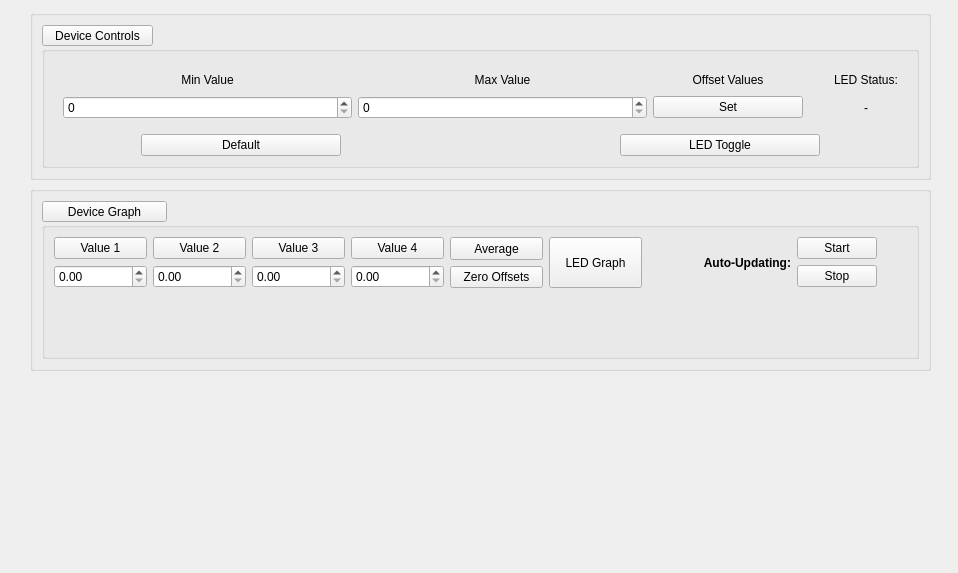
<?xml version="1.0" encoding="UTF-8"?>
<ui version="4.0">
 <class>Form</class>
 <widget class="QWidget" name="Form">
  <property name="enabled">
   <bool>true</bool>
  </property>
  <property name="geometry">
   <rect>
    <x>0</x>
    <y>0</y>
    <width>958</width>
    <height>573</height>
   </rect>
  </property>
  <property name="minimumSize">
   <size>
    <width>0</width>
    <height>0</height>
   </size>
  </property>
  <property name="font">
   <font>
    <underline>false</underline>
   </font>
  </property>
  <property name="windowTitle">
   <string>Form</string>
  </property>
  <widget class="QWidget" name="verticalLayoutWidget">
   <property name="geometry">
    <rect>
     <x>30</x>
     <y>10</y>
     <width>901</width>
     <height>551</height>
    </rect>
   </property>
   <layout class="QGridLayout" name="gridLayout_2">
    <property name="sizeConstraint">
     <enum>QLayout::SetDefaultConstraint</enum>
    </property>
    <item row="5" column="0">
     <widget class="QWidget" name="push_widg" native="true">
      <property name="sizePolicy">
       <sizepolicy hsizetype="Preferred" vsizetype="MinimumExpanding">
        <horstretch>0</horstretch>
        <verstretch>0</verstretch>
       </sizepolicy>
      </property>
      <property name="minimumSize">
       <size>
        <width>90</width>
        <height>0</height>
       </size>
      </property>
     </widget>
    </item>
    <item row="0" column="0">
     <widget class="QGroupBox" name="channel_monitor_box_3">
      <property name="sizePolicy">
       <sizepolicy hsizetype="Preferred" vsizetype="Preferred">
        <horstretch>0</horstretch>
        <verstretch>0</verstretch>
       </sizepolicy>
      </property>
      <property name="minimumSize">
       <size>
        <width>150</width>
        <height>0</height>
       </size>
      </property>
      <property name="maximumSize">
       <size>
        <width>16777215</width>
        <height>180</height>
       </size>
      </property>
      <property name="title">
       <string/>
      </property>
      <layout class="QVBoxLayout" name="channel_monitor_layout_3">
       <property name="spacing">
        <number>0</number>
       </property>
       <item>
        <spacer name="horizontalSpacer_8">
         <property name="orientation">
          <enum>Qt::Horizontal</enum>
         </property>
         <property name="sizeHint" stdset="0">
          <size>
           <width>200</width>
           <height>0</height>
          </size>
         </property>
        </spacer>
       </item>
       <item>
        <widget class="QPushButton" name="device_controls">
         <property name="sizePolicy">
          <sizepolicy hsizetype="Maximum" vsizetype="Fixed">
           <horstretch>0</horstretch>
           <verstretch>0</verstretch>
          </sizepolicy>
         </property>
         <property name="maximumSize">
          <size>
           <width>111</width>
           <height>21</height>
          </size>
         </property>
         <property name="font">
          <font>
           <underline>false</underline>
          </font>
         </property>
         <property name="text">
          <string>Device Controls</string>
         </property>
        </widget>
       </item>
       <item>
        <widget class="QGroupBox" name="device_controls_box">
         <layout class="QVBoxLayout" name="verticalLayout_3">
          <item>
           <widget class="QWidget" name="setpoint_box" native="true">
            <property name="sizePolicy">
             <sizepolicy hsizetype="Fixed" vsizetype="Fixed">
              <horstretch>0</horstretch>
              <verstretch>0</verstretch>
             </sizepolicy>
            </property>
            <property name="minimumSize">
             <size>
              <width>90</width>
              <height>0</height>
             </size>
            </property>
            <property name="maximumSize">
             <size>
              <width>1132</width>
              <height>16777215</height>
             </size>
            </property>
            <layout class="QGridLayout" name="channel_temps_4">
             <item row="3" column="2">
              <layout class="QVBoxLayout" name="verticalLayout_53">
               <item>
                <widget class="QSpinBox" name="max_adjust">
                 <property name="alignment">
                  <set>Qt::AlignJustify|Qt::AlignVCenter</set>
                 </property>
                </widget>
               </item>
              </layout>
             </item>
             <item row="0" column="5">
              <widget class="QLabel" name="led_status_marker">
               <property name="font">
                <font>
                 <underline>false</underline>
                </font>
               </property>
               <property name="text">
                <string>LED Status:</string>
               </property>
               <property name="alignment">
                <set>Qt::AlignCenter</set>
               </property>
              </widget>
             </item>
             <item row="0" column="4">
              <spacer name="verticalSpacer_16">
               <property name="orientation">
                <enum>Qt::Vertical</enum>
               </property>
               <property name="sizeType">
                <enum>QSizePolicy::Fixed</enum>
               </property>
               <property name="sizeHint" stdset="0">
                <size>
                 <width>25</width>
                 <height>20</height>
                </size>
               </property>
              </spacer>
             </item>
             <item row="0" column="1">
              <widget class="QLabel" name="value_min_marker">
               <property name="font">
                <font>
                 <underline>false</underline>
                </font>
               </property>
               <property name="text">
                <string>Min Value</string>
               </property>
               <property name="alignment">
                <set>Qt::AlignCenter</set>
               </property>
              </widget>
             </item>
             <item row="0" column="2">
              <widget class="QLabel" name="value_max_marker">
               <property name="font">
                <font>
                 <underline>false</underline>
                </font>
               </property>
               <property name="text">
                <string>Max Value</string>
               </property>
               <property name="alignment">
                <set>Qt::AlignCenter</set>
               </property>
              </widget>
             </item>
             <item row="0" column="3">
              <widget class="QLabel" name="offset_value_marker">
               <property name="font">
                <font>
                 <underline>false</underline>
                </font>
               </property>
               <property name="text">
                <string>Offset Values</string>
               </property>
               <property name="alignment">
                <set>Qt::AlignCenter</set>
               </property>
              </widget>
             </item>
             <item row="3" column="1">
              <layout class="QVBoxLayout" name="verticalLayout_51">
               <item>
                <widget class="QSpinBox" name="min_adjust">
                 <property name="alignment">
                  <set>Qt::AlignJustify|Qt::AlignVCenter</set>
                 </property>
                </widget>
               </item>
              </layout>
             </item>
             <item row="3" column="3">
              <layout class="QVBoxLayout" name="verticalLayout_45">
               <item>
                <widget class="QPushButton" name="offset_toggle">
                 <property name="maximumSize">
                  <size>
                   <width>150</width>
                   <height>16777215</height>
                  </size>
                 </property>
                 <property name="text">
                  <string>Set</string>
                 </property>
                </widget>
               </item>
              </layout>
             </item>
             <item row="3" column="5">
              <layout class="QHBoxLayout" name="horizontalLayout_5">
               <item>
                <widget class="QLabel" name="led_status_icon">
                 <property name="maximumSize">
                  <size>
                   <width>50</width>
                   <height>50</height>
                  </size>
                 </property>
                 <property name="text">
                  <string>-</string>
                 </property>
                 <property name="alignment">
                  <set>Qt::AlignCenter</set>
                 </property>
                </widget>
               </item>
              </layout>
             </item>
            </layout>
           </widget>
          </item>
          <item>
           <layout class="QHBoxLayout" name="horizontalLayout">
            <item>
             <layout class="QHBoxLayout" name="horizontalLayout_2">
              <item>
               <spacer name="horizontalSpacer_7">
                <property name="orientation">
                 <enum>Qt::Horizontal</enum>
                </property>
                <property name="sizeType">
                 <enum>QSizePolicy::Preferred</enum>
                </property>
                <property name="sizeHint" stdset="0">
                 <size>
                  <width>40</width>
                  <height>20</height>
                 </size>
                </property>
               </spacer>
              </item>
              <item>
               <widget class="QPushButton" name="default_values">
                <property name="maximumSize">
                 <size>
                  <width>200</width>
                  <height>16777215</height>
                 </size>
                </property>
                <property name="text">
                 <string>Default</string>
                </property>
               </widget>
              </item>
              <item>
               <spacer name="horizontalSpacer">
                <property name="orientation">
                 <enum>Qt::Horizontal</enum>
                </property>
                <property name="sizeType">
                 <enum>QSizePolicy::Preferred</enum>
                </property>
                <property name="sizeHint" stdset="0">
                 <size>
                  <width>90</width>
                  <height>10</height>
                 </size>
                </property>
               </spacer>
              </item>
             </layout>
            </item>
            <item>
             <layout class="QHBoxLayout" name="horizontalLayout_8">
              <item>
               <spacer name="horizontalSpacer_3">
                <property name="orientation">
                 <enum>Qt::Horizontal</enum>
                </property>
                <property name="sizeType">
                 <enum>QSizePolicy::Preferred</enum>
                </property>
                <property name="sizeHint" stdset="0">
                 <size>
                  <width>90</width>
                  <height>20</height>
                 </size>
                </property>
               </spacer>
              </item>
              <item>
               <widget class="QPushButton" name="led_toggle">
                <property name="maximumSize">
                 <size>
                  <width>200</width>
                  <height>16777215</height>
                 </size>
                </property>
                <property name="text">
                 <string>LED Toggle</string>
                </property>
               </widget>
              </item>
              <item>
               <spacer name="horizontalSpacer_6">
                <property name="orientation">
                 <enum>Qt::Horizontal</enum>
                </property>
                <property name="sizeType">
                 <enum>QSizePolicy::Preferred</enum>
                </property>
                <property name="sizeHint" stdset="0">
                 <size>
                  <width>40</width>
                  <height>20</height>
                 </size>
                </property>
               </spacer>
              </item>
             </layout>
            </item>
           </layout>
          </item>
         </layout>
        </widget>
       </item>
      </layout>
     </widget>
    </item>
    <item row="2" column="0">
     <widget class="QGroupBox" name="graph_box">
      <layout class="QVBoxLayout" name="verticalLayout">
       <property name="spacing">
        <number>0</number>
       </property>
       <item>
        <widget class="QPushButton" name="device_graph">
         <property name="maximumSize">
          <size>
           <width>125</width>
           <height>21</height>
          </size>
         </property>
         <property name="font">
          <font>
           <underline>false</underline>
          </font>
         </property>
         <property name="text">
          <string>Device Graph</string>
         </property>
        </widget>
       </item>
       <item>
        <widget class="QGroupBox" name="device_graph_box">
         <layout class="QVBoxLayout" name="verticalLayout_2">
          <item>
           <layout class="QHBoxLayout" name="horizontalLayout_7">
            <item>
             <layout class="QVBoxLayout" name="verticalLayout_4">
              <item>
               <widget class="QPushButton" name="value_1_button">
                <property name="sizePolicy">
                 <sizepolicy hsizetype="MinimumExpanding" vsizetype="Fixed">
                  <horstretch>0</horstretch>
                  <verstretch>0</verstretch>
                 </sizepolicy>
                </property>
                <property name="maximumSize">
                 <size>
                  <width>150</width>
                  <height>100</height>
                 </size>
                </property>
                <property name="font">
                 <font>
                  <underline>false</underline>
                 </font>
                </property>
                <property name="toolTip">
                 <string>Hide from Graph</string>
                </property>
                <property name="text">
                 <string>Value 1</string>
                </property>
               </widget>
              </item>
              <item>
               <widget class="QDoubleSpinBox" name="offset_1_adjust">
                <property name="sizePolicy">
                 <sizepolicy hsizetype="Minimum" vsizetype="Fixed">
                  <horstretch>0</horstretch>
                  <verstretch>0</verstretch>
                 </sizepolicy>
                </property>
                <property name="minimumSize">
                 <size>
                  <width>80</width>
                  <height>0</height>
                 </size>
                </property>
               </widget>
              </item>
             </layout>
            </item>
            <item>
             <layout class="QVBoxLayout" name="verticalLayout_6">
              <item>
               <widget class="QPushButton" name="value_2_button">
                <property name="sizePolicy">
                 <sizepolicy hsizetype="MinimumExpanding" vsizetype="Fixed">
                  <horstretch>0</horstretch>
                  <verstretch>0</verstretch>
                 </sizepolicy>
                </property>
                <property name="maximumSize">
                 <size>
                  <width>150</width>
                  <height>100</height>
                 </size>
                </property>
                <property name="font">
                 <font>
                  <underline>false</underline>
                 </font>
                </property>
                <property name="toolTip">
                 <string>Hide from Graph</string>
                </property>
                <property name="text">
                 <string>Value 2</string>
                </property>
               </widget>
              </item>
              <item>
               <widget class="QDoubleSpinBox" name="offset_2_adjust"/>
              </item>
             </layout>
            </item>
            <item>
             <layout class="QVBoxLayout" name="verticalLayout_7">
              <item>
               <widget class="QPushButton" name="value_3_button">
                <property name="sizePolicy">
                 <sizepolicy hsizetype="MinimumExpanding" vsizetype="Fixed">
                  <horstretch>0</horstretch>
                  <verstretch>0</verstretch>
                 </sizepolicy>
                </property>
                <property name="maximumSize">
                 <size>
                  <width>150</width>
                  <height>100</height>
                 </size>
                </property>
                <property name="font">
                 <font>
                  <underline>false</underline>
                 </font>
                </property>
                <property name="toolTip">
                 <string>Hide from Graph</string>
                </property>
                <property name="text">
                 <string>Value 3</string>
                </property>
               </widget>
              </item>
              <item>
               <widget class="QDoubleSpinBox" name="offset_3_adjust"/>
              </item>
             </layout>
            </item>
            <item>
             <layout class="QVBoxLayout" name="verticalLayout_8">
              <item>
               <widget class="QPushButton" name="value_4_button">
                <property name="sizePolicy">
                 <sizepolicy hsizetype="MinimumExpanding" vsizetype="Fixed">
                  <horstretch>0</horstretch>
                  <verstretch>0</verstretch>
                 </sizepolicy>
                </property>
                <property name="maximumSize">
                 <size>
                  <width>150</width>
                  <height>100</height>
                 </size>
                </property>
                <property name="font">
                 <font>
                  <underline>false</underline>
                 </font>
                </property>
                <property name="toolTip">
                 <string>Hide from Graph</string>
                </property>
                <property name="text">
                 <string>Value 4</string>
                </property>
               </widget>
              </item>
              <item>
               <widget class="QDoubleSpinBox" name="offset_4_adjust"/>
              </item>
             </layout>
            </item>
            <item>
             <layout class="QVBoxLayout" name="verticalLayout_9">
              <item>
               <widget class="QPushButton" name="average_button">
                <property name="sizePolicy">
                 <sizepolicy hsizetype="MinimumExpanding" vsizetype="Fixed">
                  <horstretch>0</horstretch>
                  <verstretch>0</verstretch>
                 </sizepolicy>
                </property>
                <property name="maximumSize">
                 <size>
                  <width>150</width>
                  <height>100</height>
                 </size>
                </property>
                <property name="font">
                 <font>
                  <underline>false</underline>
                 </font>
                </property>
                <property name="text">
                 <string>Average</string>
                </property>
               </widget>
              </item>
              <item>
               <widget class="QPushButton" name="offset_zero">
                <property name="sizePolicy">
                 <sizepolicy hsizetype="MinimumExpanding" vsizetype="Fixed">
                  <horstretch>0</horstretch>
                  <verstretch>0</verstretch>
                 </sizepolicy>
                </property>
                <property name="maximumSize">
                 <size>
                  <width>150</width>
                  <height>16777215</height>
                 </size>
                </property>
                <property name="text">
                 <string>Zero Offsets</string>
                </property>
               </widget>
              </item>
             </layout>
            </item>
            <item>
             <layout class="QVBoxLayout" name="verticalLayout_10">
              <item>
               <widget class="QPushButton" name="led_button">
                <property name="sizePolicy">
                 <sizepolicy hsizetype="MinimumExpanding" vsizetype="Fixed">
                  <horstretch>0</horstretch>
                  <verstretch>0</verstretch>
                 </sizepolicy>
                </property>
                <property name="maximumSize">
                 <size>
                  <width>150</width>
                  <height>100</height>
                 </size>
                </property>
                <property name="font">
                 <font>
                  <underline>false</underline>
                 </font>
                </property>
                <property name="text">
                 <string>LED Graph</string>
                </property>
               </widget>
              </item>
             </layout>
            </item>
            <item>
             <spacer name="horizontalSpacer_4">
              <property name="orientation">
               <enum>Qt::Horizontal</enum>
              </property>
              <property name="sizeType">
               <enum>QSizePolicy::Preferred</enum>
              </property>
              <property name="sizeHint" stdset="0">
               <size>
                <width>25</width>
                <height>20</height>
               </size>
              </property>
             </spacer>
            </item>
            <item>
             <layout class="QHBoxLayout" name="horizontalLayout_6">
              <item>
               <spacer name="horizontalSpacer_2">
                <property name="orientation">
                 <enum>Qt::Horizontal</enum>
                </property>
                <property name="sizeType">
                 <enum>QSizePolicy::Minimum</enum>
                </property>
                <property name="sizeHint" stdset="0">
                 <size>
                  <width>30</width>
                  <height>20</height>
                 </size>
                </property>
               </spacer>
              </item>
              <item>
               <widget class="QLabel" name="auto_label">
                <property name="font">
                 <font>
                  <weight>75</weight>
                  <bold>true</bold>
                 </font>
                </property>
                <property name="text">
                 <string>Auto-Updating:</string>
                </property>
                <property name="alignment">
                 <set>Qt::AlignRight|Qt::AlignTrailing|Qt::AlignVCenter</set>
                </property>
               </widget>
              </item>
              <item>
               <layout class="QVBoxLayout" name="verticalLayout_5">
                <item>
                 <widget class="QPushButton" name="start_auto_update">
                  <property name="sizePolicy">
                   <sizepolicy hsizetype="Preferred" vsizetype="Fixed">
                    <horstretch>0</horstretch>
                    <verstretch>0</verstretch>
                   </sizepolicy>
                  </property>
                  <property name="maximumSize">
                   <size>
                    <width>100</width>
                    <height>16777215</height>
                   </size>
                  </property>
                  <property name="text">
                   <string>Start</string>
                  </property>
                 </widget>
                </item>
                <item>
                 <widget class="QPushButton" name="stop_auto_update">
                  <property name="sizePolicy">
                   <sizepolicy hsizetype="Preferred" vsizetype="Fixed">
                    <horstretch>0</horstretch>
                    <verstretch>0</verstretch>
                   </sizepolicy>
                  </property>
                  <property name="maximumSize">
                   <size>
                    <width>100</width>
                    <height>16777215</height>
                   </size>
                  </property>
                  <property name="text">
                   <string>Stop</string>
                  </property>
                 </widget>
                </item>
               </layout>
              </item>
              <item>
               <spacer name="horizontalSpacer_5">
                <property name="orientation">
                 <enum>Qt::Horizontal</enum>
                </property>
                <property name="sizeType">
                 <enum>QSizePolicy::Minimum</enum>
                </property>
                <property name="sizeHint" stdset="0">
                 <size>
                  <width>30</width>
                  <height>20</height>
                 </size>
                </property>
               </spacer>
              </item>
             </layout>
            </item>
           </layout>
          </item>
          <item>
           <widget class="PlotWidget" name="graph_widget" native="true">
            <property name="sizePolicy">
             <sizepolicy hsizetype="Preferred" vsizetype="Expanding">
              <horstretch>0</horstretch>
              <verstretch>0</verstretch>
             </sizepolicy>
            </property>
            <property name="minimumSize">
             <size>
              <width>90</width>
              <height>0</height>
             </size>
            </property>
           </widget>
          </item>
         </layout>
        </widget>
       </item>
      </layout>
     </widget>
    </item>
   </layout>
  </widget>
 </widget>
 <customwidgets>
  <customwidget>
   <class>PlotWidget</class>
   <extends>QWidget</extends>
   <header>pyqtgraph</header>
   <container>1</container>
  </customwidget>
 </customwidgets>
 <resources/>
 <connections/>
</ui>
